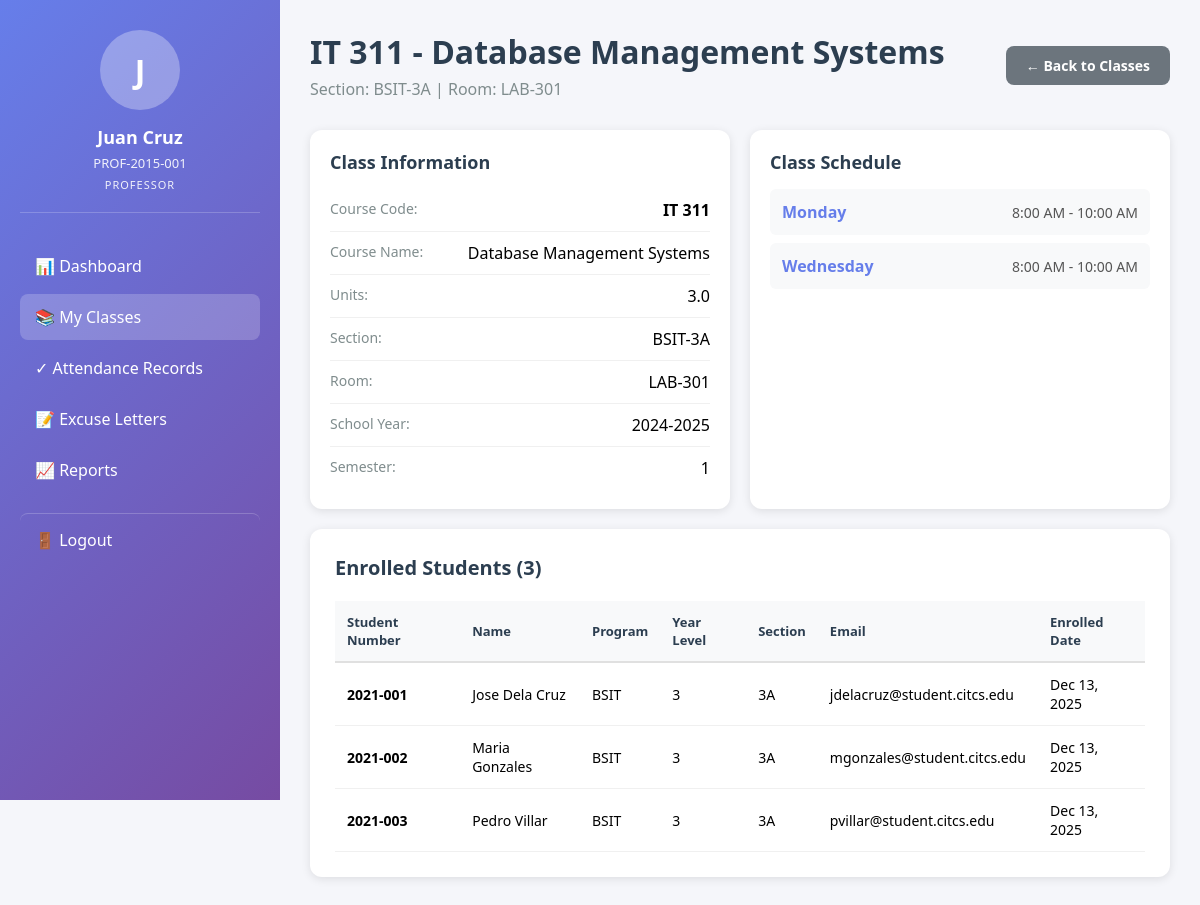
Screenshot of /professor_classes.php?class_id=1 (signed in) with the database file from the repository.
### tables this page shows
CREATE TABLE classes (
    class_id INT AUTO_INCREMENT PRIMARY KEY,
    course_id INT NOT NULL,
    professor_id INT NOT NULL,
    section VARCHAR(20) NOT NULL,
    school_year VARCHAR(9) NOT NULL,
    semester ENUM('1', '2', 'Summer') NOT NULL,
    room VARCHAR(20),
    status ENUM('active', 'inactive') DEFAULT 'active',
    created_at TIMESTAMP DEFAULT CURRENT_TIMESTAMP,
    FOREIGN KEY (course_id) REFERENCES courses(course_id) ON DELETE CASCADE,
    FOREIGN KEY (professor_id) REFERENCES professors(professor_id) ON DELETE CASCADE,
    INDEX idx_school_year_semester (school_year, semester),
    INDEX idx_status (status)
);

CREATE TABLE courses (
    course_id INT AUTO_INCREMENT PRIMARY KEY,
    course_code VARCHAR(20) UNIQUE NOT NULL,
    course_name VARCHAR(100) NOT NULL,
    course_description TEXT,
    units DECIMAL(2,1) NOT NULL,
    INDEX idx_course_code (course_code)
);

CREATE TABLE class_schedules (
    schedule_id INT AUTO_INCREMENT PRIMARY KEY,
    class_id INT NOT NULL,
    day_of_week ENUM('Monday', 'Tuesday', 'Wednesday', 'Thursday', 'Friday', 'Saturday', 'Sunday') NOT NULL,
    start_time TIME NOT NULL,
    end_time TIME NOT NULL,
    FOREIGN KEY (class_id) REFERENCES classes(class_id) ON DELETE CASCADE,
    UNIQUE KEY unique_schedule (class_id, day_of_week, start_time),
    INDEX idx_day_time (day_of_week, start_time)
);

CREATE TABLE class_enrollments (
    enrollment_id INT AUTO_INCREMENT PRIMARY KEY,
    class_id INT NOT NULL,
    student_id INT NOT NULL,
    enrollment_date DATE DEFAULT (CURRENT_DATE),
    status ENUM('enrolled', 'dropped') DEFAULT 'enrolled',
    dropped_date DATE NULL,
    FOREIGN KEY (class_id) REFERENCES classes(class_id) ON DELETE CASCADE,
    FOREIGN KEY (student_id) REFERENCES students(student_id) ON DELETE CASCADE,
    UNIQUE KEY unique_enrollment (class_id, student_id),
    INDEX idx_status (status)
);

CREATE TABLE students (
    student_id INT AUTO_INCREMENT PRIMARY KEY,
    user_id INT UNIQUE NOT NULL,
    student_number VARCHAR(20) UNIQUE NOT NULL,
    rfid_uid VARCHAR(50) UNIQUE NULL COMMENT 'RFID card unique identifier',
    rfid_registered_at TIMESTAMP NULL COMMENT 'When RFID was registered',
    rfid_registered_by INT NULL COMMENT 'Who registered the RFID (user_id)',
    rfid_status ENUM('active', 'deactivated') DEFAULT 'active' COMMENT 'Card status',
    rfid_deactivated_at TIMESTAMP NULL COMMENT 'When card was deactivated',
    rfid_deactivation_reason VARCHAR(255) NULL COMMENT 'Why card was deactivated',
    year_level TINYINT NOT NULL,
    program VARCHAR(50) NOT NULL,
    section VARCHAR(20),
    FOREIGN KEY (user_id) REFERENCES users(user_id) ON DELETE CASCADE,
    FOREIGN KEY (rfid_registered_by) REFERENCES users(user_id) ON DELETE SET NULL,
    INDEX idx_student_number (student_number),
    INDEX idx_rfid_uid (rfid_uid),
    INDEX idx_program_section (program, section)
);

CREATE TABLE users (
    user_id INT AUTO_INCREMENT PRIMARY KEY,
    username VARCHAR(50) UNIQUE NOT NULL,
    password VARCHAR(255) NOT NULL,
    email VARCHAR(100) UNIQUE NOT NULL,
    first_name VARCHAR(50) NOT NULL,
    last_name VARCHAR(50) NOT NULL,
    user_type ENUM('student', 'professor', 'secretary') NOT NULL,
    status ENUM('active', 'inactive') DEFAULT 'active',
    created_at TIMESTAMP DEFAULT CURRENT_TIMESTAMP,
    updated_at TIMESTAMP DEFAULT CURRENT_TIMESTAMP ON UPDATE CURRENT_TIMESTAMP,
    INDEX idx_user_type (user_type),
    INDEX idx_status (status)
);

### Database.php (called while the page is built, shortened)
<?php
class Database {
    private $host = '127.0.0.1';
    private $db   = 'citcs_attendance';
    private $user = 'root';
    private $pass = '';
    private $charset = 'utf8mb4';
    private $pdo;
    public function __construct() {
        $dsn = "mysql:host={$this->host};dbname={$this->db};charset={$this->charset}";
        $options = [
            PDO::ATTR_ERRMODE            => PDO::ERRMODE_EXCEPTION,
            PDO::ATTR_DEFAULT_FETCH_MODE => PDO::FETCH_ASSOC,
            PDO::ATTR_EMULATE_PREPARES   => false,
        ];
        $this->pdo = new PDO($dsn, $this->user, $this->pass, $options);
    }
    public function query($sql, $params = []) {
        $stmt = $this->pdo->prepare($sql);
        $stmt->execute($params);
        return $stmt;
    }
    public function all($sql, $params = []) {
        return $this->query($sql, $params)->fetchAll();
    }
    public function single($sql, $params = []) {
        return $this->query($sql, $params)->fetch();
    }
}
?>

### ClassManager.php (called while the page is built, shortened)
<?php
require_once 'Database.php';
class ClassManager {
    private $db;
    public function __construct() {
        $this->db = new Database();
    }
    public function getClassById($classId) {
        $sql = "SELECT c.*, co.course_code, co.course_name, co.course_description, co.units,
                CONCAT(u.first_name, ' ', u.last_name) as professor_name,
                p.professor_id, p.employee_number, u.email as professor_email
                FROM classes c
                JOIN courses co ON c.course_id = co.course_id
                JOIN professors p ON c.professor_id = p.professor_id
                JOIN users u ON p.user_id = u.user_id
                WHERE c.class_id = ?";
        return $this->db->single($sql, [$classId]);
    }
    public function getClassSchedules($classId) {
        $sql = "SELECT * FROM class_schedules WHERE class_id = ? ORDER BY
                FIELD(day_of_week, 'Monday', 'Tuesday', 'Wednesday', 'Thursday', 'Friday', 'Saturday', 'Sunday'),
                start_time";
        return $this->db->all($sql, [$classId]);
    }
    public function getEnrolledStudents($classId, $status = 'enrolled') {
        $sql = "SELECT ce.*, s.student_number, s.year_level, s.program, s.section as student_section,
                CONCAT(u.first_name, ' ', u.last_name) as student_name,
                u.email
                FROM class_enrollments ce
                JOIN students s ON ce.student_id = s.student_id
                JOIN users u ON s.user_id = u.user_id
                WHERE ce.class_id = ? AND ce.status = ?
                ORDER BY student_name";
        return $this->db->all($sql, [$classId, $status]);
    }
}
?>

### professor_classes.php (the view, shortened to what this page needs)
<?php
require_once 'Auth.php';
require_once 'ClassManager.php';
$auth = new Auth();
$auth->requireRole(['professor']);
$classManager = new ClassManager();
$professorId = $auth->getRoleId();
$selectedClassId = $_GET['class_id'] ?? null;
$selectedClass = null;
$schedules = [];
$enrolledStudents = [];
if ($selectedClassId) {
    $selectedClass = $classManager->getClassById($selectedClassId);
    if ($selectedClass && $selectedClass['professor_id'] == $professorId) {
        $schedules = $classManager->getClassSchedules($selectedClassId);
        $enrolledStudents = $classManager->getEnrolledStudents($selectedClassId);
    } else {
        $selectedClass = null;
    }
}
$classes = $classManager->getClasses(['professor_id' => $professorId, 'status' => 'active']);
?>
<!DOCTYPE html>
<html lang="en">
<head>
</head>
<body>
    <?php include 'includes/professor_sidebar.php'; ?>
    <div class="dashboard-container">
        <main class="main-content">
            <?php if (!$selectedClass): ?>
                <div class="page-header">
                    <h1>📚 My Classes</h1>
                    <p>Manage your classes and view enrolled students</p>
                </div>
                <?php if (empty($classes)): ?>
                    <div class="empty-state">
                        <div class="empty-icon">📚</div>
                        <h3>No Classes Assigned</h3>
                        <p>You don't have any classes assigned yet.</p>
                        <p>Please contact the secretary if you think this is an error.</p>
                    </div>
                <?php else: ?>
                    <div class="classes-grid">
                        <?php foreach ($classes as $class): ?>
                            <div class="class-card">
                                <div class="class-header">
                                    <h3><?php echo htmlspecialchars($class['course_code']); ?></h3>
                                    <span class="class-section"><?php echo htmlspecialchars($class['section']); ?></span>
                                </div>
                                <div class="class-body">
                                    <h4 class="course-name"><?php echo htmlspecialchars($class['course_name']); ?></h4>
                                    <div class="class-meta">
                                        <div class="meta-item">
                                            <span class="meta-icon">🏫</span>
                                            <span>Room <?php echo htmlspecialchars($class['room']); ?></span>
                                        </div>
                                        <div class="meta-item">
                                            <span class="meta-icon">👥</span>
                                            <span><?php echo $class['enrolled_count']; ?> students</span>
                                        </div>
                                        <div class="meta-item">
                                            <span class="meta-icon">📖</span>
                                            <span><?php echo htmlspecialchars($class['units']); ?> units</span>
                                        </div>
                                        <div class="meta-item">
                                            <span class="meta-icon">📅</span>
                                            <span><?php echo htmlspecialchars($class['school_year']); ?> - Sem <?php echo $class['semester']; ?></span>
                                        </div>
                                    </div>
                                </div>
                                <div class="class-footer">
                                    <a href="professor_classes.php?class_id=<?php echo $class['class_id']; ?>" class="btn btn-primary btn-sm">
                                        View Details →
                                    </a>
                                    <a href="professor_attendance.php?class_id=<?php echo $class['class_id']; ?>" class="btn btn-secondary btn-sm">
                                        Attendance
                                    </a>
                                </div>
                            </div>
                        <?php endforeach; ?>
                    </div>
                <?php endif; ?>
            <?php else: ?>
                <div class="page-header">
                    <div class="header-flex">
                        <div>
                            <h1><?php echo htmlspecialchars($selectedClass['course_code']); ?> - <?php echo htmlspecialchars($selectedClass['course_name']); ?></h1>
                            <p>Section: <?php echo htmlspecialchars($selectedClass['section']); ?> | Room: <?php echo htmlspecialchars($selectedClass['room']); ?></p>
                        </div>
                        <a href="professor_classes.php" class="btn btn-secondary">← Back to Classes</a>
                    </div>
                </div>
                <div class="info-cards">
                    <div class="info-card">
                        <h3>Class Information</h3>
                        <div class="info-row">
                            <span class="info-label">Course Code:</span>
                            <span><strong><?php echo htmlspecialchars($selectedClass['course_code']); ?></strong></span>
                        </div>
                        <div class="info-row">
                            <span class="info-label">Course Name:</span>
                            <span><?php echo htmlspecialchars($selectedClass['course_name']); ?></span>
                        </div>
                        <div class="info-row">
                            <span class="info-label">Units:</span>
                            <span><?php echo htmlspecialchars($selectedClass['units']); ?></span>
                        </div>
                        <div class="info-row">
                            <span class="info-label">Section:</span>
                            <span><?php echo htmlspecialchars($selectedClass['section']); ?></span>
                        </div>
                        <div class="info-row">
                            <span class="info-label">Room:</span>
                            <span><?php echo htmlspecialchars($selectedClass['room']); ?></span>
                        </div>
                        <div class="info-row">
                            <span class="info-label">School Year:</span>
                            <span><?php echo htmlspecialchars($selectedClass['school_year']); ?></span>
                        </div>
                        <div class="info-row">
                            <span class="info-label">Semester:</span>
                            <span><?php echo htmlspecialchars($selectedClass['semester']); ?></span>
                        </div>
                    </div>
                    <div class="info-card">
                        <h3>Class Schedule</h3>
                        <?php foreach ($schedules as $schedule): ?>
                            <div class="schedule-item">
                                <span class="schedule-day"><?php echo htmlspecialchars($schedule['day_of_week']); ?></span>
                                <span class="schedule-time">
                                    <?php echo date('g:i A', strtotime($schedule['start_time'])); ?> -
                                    <?php echo date('g:i A', strtotime($schedule['end_time'])); ?>
                                </span>
                            </div>
                        <?php endforeach; ?>
                    </div>
                </div>
                <div class="section-card">
                    <h2>Enrolled Students (<?php echo count($enrolledStudents); ?>)</h2>
                    <?php if (empty($enrolledStudents)): ?>
                        <div class="empty-state">
                            <p>No students enrolled yet.</p>
                        </div>
                    <?php else: ?>
                        <div class="table-responsive">
                            <table class="data-table">
                                <thead>
                                    <tr>
                                        <th>Student Number</th>
                                        <th>Name</th>
                                        <th>Program</th>
                                        <th>Year Level</th>
                                        <th>Section</th>
                                        <th>Email</th>
                                        <th>Enrolled Date</th>
                                    </tr>
                                </thead>
                                <tbody>
                                    <?php foreach ($enrolledStudents as $student): ?>
                                        <tr>
                                            <td><strong><?php echo htmlspecialchars($student['student_number']); ?></strong></td>
                                            <td><?php echo htmlspecialchars($student['student_name']); ?></td>
                                            <td><?php echo htmlspecialchars($student['program']); ?></td>
                                            <td><?php echo htmlspecialchars($student['year_level']); ?></td>
                                            <td><?php echo htmlspecialchars($student['student_section'] ?? 'N/A'); ?></td>
                                            <td><?php echo htmlspecialchars($student['email']); ?></td>
                                            <td><?php echo date('M d, Y', strtotime($student['enrollment_date'])); ?></td>
                                        </tr>
                                    <?php endforeach; ?>
                                </tbody>
                            </table>
                        </div>
                    <?php endif; ?>
                </div>
            <?php endif; ?>
        </main>
    </div>
</body>
</html>

### rows the page displays
classes: course.course_code "IT 311", course.course_name "Database Management Systems", section "BSIT-3A", room "LAB-301", course.units "3.0", school_year "2024-2025", semester "1"
class_schedules: day_of_week "Monday", start_time "8:00 AM", end_time "10:00 AM"
class_schedules: day_of_week "Wednesday", start_time "8:00 AM", end_time "10:00 AM"
class_enrollments: student.student_number "2021-001", student_name "Jose Dela Cruz", student.program "BSIT", student.year_level "3", student.section "3A", users.email "jdelacruz@student.citcs.edu", enrollment_date "Dec 13, 2025"
class_enrollments: student.student_number "2021-002", student_name "Maria Gonzales", student.program "BSIT", student.year_level "3", student.section "3A", users.email "mgonzales@student.citcs.edu", enrollment_date "Dec 13, 2025"
class_enrollments: student.student_number "2021-003", student_name "Pedro Villar", student.program "BSIT", student.year_level "3", student.section "3A", users.email "pvillar@student.citcs.edu", enrollment_date "Dec 13, 2025"

### other values shown
substr($_SESSION['full_name'], 0, 1) "J"
$_SESSION['full_name'] "Juan Cruz"
$_SESSION['identifier'] "PROF-2015-001"
count($enrolledStudents) "3"
